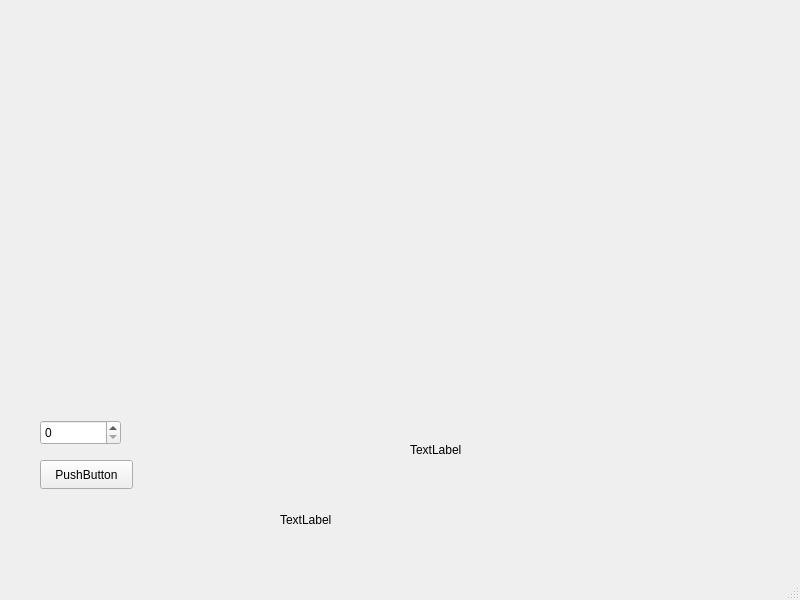
<?xml version="1.0" encoding="UTF-8"?>
<ui version="4.0">
 <class>MainWindow</class>
 <widget class="QMainWindow" name="MainWindow">
  <property name="geometry">
   <rect>
    <x>0</x>
    <y>0</y>
    <width>800</width>
    <height>600</height>
   </rect>
  </property>
  <property name="windowTitle">
   <string>MainWindow</string>
  </property>
  <widget class="QWidget" name="centralwidget">
   <widget class="QPushButton" name="pushButton">
    <property name="geometry">
     <rect>
      <x>40</x>
      <y>460</y>
      <width>93</width>
      <height>29</height>
     </rect>
    </property>
    <property name="text">
     <string>PushButton</string>
    </property>
   </widget>
   <widget class="QSpinBox" name="spinBox">
    <property name="geometry">
     <rect>
      <x>40</x>
      <y>420</y>
      <width>81</width>
      <height>25</height>
     </rect>
    </property>
   </widget>
   <widget class="QLabel" name="label">
    <property name="geometry">
     <rect>
      <x>280</x>
      <y>510</y>
      <width>63</width>
      <height>20</height>
     </rect>
    </property>
    <property name="text">
     <string>TextLabel</string>
    </property>
   </widget>
   <widget class="QLabel" name="label_2">
    <property name="geometry">
     <rect>
      <x>410</x>
      <y>440</y>
      <width>63</width>
      <height>20</height>
     </rect>
    </property>
    <property name="text">
     <string>TextLabel</string>
    </property>
   </widget>
  </widget>
  <widget class="QMenuBar" name="menubar">
   <property name="geometry">
    <rect>
     <x>0</x>
     <y>0</y>
     <width>800</width>
     <height>26</height>
    </rect>
   </property>
  </widget>
  <widget class="QStatusBar" name="statusbar"/>
 </widget>
 <resources/>
 <connections/>
</ui>
